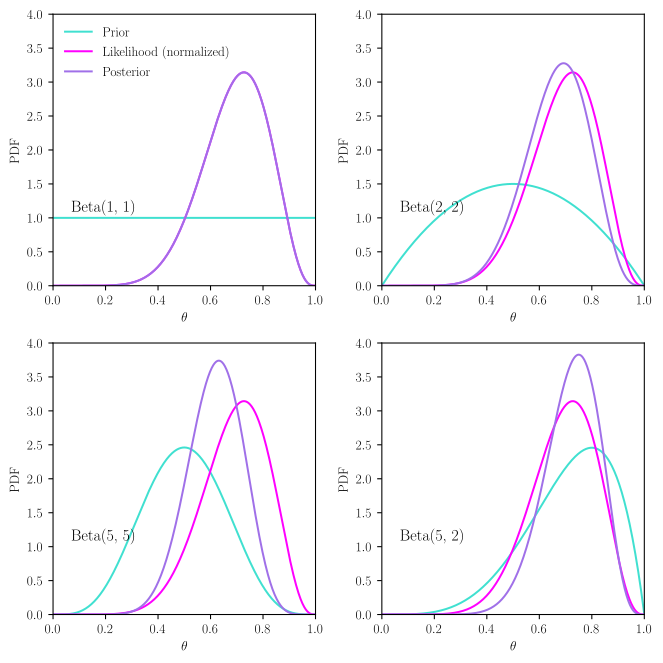

Here is the Python script that generated this plot:
import matplotlib as mpl
import matplotlib.pyplot as plt
import numpy as np
from scipy.special import binom, gamma
from scipy.stats import beta

# turq 06C2AC, mag C20076, mixed 646191

# Set matplotlib font
mpl.rc("text", usetex=True)
mpl.rc("font", family="serif")

def likelihood(theta, n, k):
    return binom(n, k) * theta**k * (1-theta)**(n-k)

fig = plt.figure(figsize=(7, 7))

for i in range(4):
    ax = fig.add_subplot(2, 2, int(i+1))

    n = 11
    k = 8
    if i == 0:
        a = 1
        b = 1
        ax.text(
            0.7,
            0.025,
            'cookieblues.github.io',
            fontsize=11,
            horizontalalignment='center',
            verticalalignment='center',
            transform=ax.transAxes,
            color='dimgrey',
            zorder=5
        )
    elif i == 1:
        a = 2
        b = 2
    elif i == 2:
        a = 5
        b = 5
    else:
        a = 5
        b = 2

    X = np.linspace(0, 1, num=1000)
    t = likelihood(X, n, k) * gamma(n+2) / (gamma(k+1)*gamma((n-k)+1)*binom(n, k))
    prior = beta.pdf(X, a, b)
    posterior = beta.pdf(X, a+k, b+(n-k))

    y_max = 4


    turq = mpl.colors.to_rgb("turquoise")
    mag = mpl.colors.to_rgb("magenta")
    mix = [(turq[i]+mag[i])/2 for i in range(3)]
    ax.plot(X, prior,
        color = turq,
        label = "Prior",
        zorder = 2
    )

    ax.plot(X, t,
        color = mag,
        label = "Likelihood (normalized)",
        zorder = 2
    )

    ax.plot(X, posterior,
        color = mix,
        label = "Posterior",
        zorder = 2
    )

    # X axis
    ax.set_xlabel(r"$\theta$", fontsize=10)
    ax.set_xlim(0, 1)

    # Y axis
    #ax.set_ylabel(r"Pr$(\mathcal{D} | \theta)$")
    ax.set_ylabel(r"PDF", fontsize=10)
    ax.set_ylim(0, y_max)
    #y_ticks = [i*4/100 for i in range(6)]
    #ax.set_yticks(y_ticks)
    #ax.set_yticklabels(y_ticks)

    if i == 0:
        ax.text(0.2, 1.15,
            s = r"Beta(1, 1)",
            fontsize = 12,
            horizontalalignment = "center",
            verticalalignment = "center"
        )
    elif i == 1:
        ax.text(0.2, 1.15,
            s = r"Beta(2, 2)",
            fontsize = 12,
            horizontalalignment = "center",
            verticalalignment = "center"
        )
    elif i == 2:
        ax.text(0.2, 1.15,
            s = r"Beta(5, 5)",
            fontsize = 12,
            horizontalalignment = "center",
            verticalalignment = "center"
        )
    else:
        ax.text(0.2, 1.15,
            s = r"Beta(5, 2)",
            fontsize = 12,
            horizontalalignment = "center",
            verticalalignment = "center"
        )

    if i == 0:
        ax.legend(
            loc="upper left",
            framealpha=0,
            fontsize=10
        )



plt.tight_layout()
plt.savefig("different_priors.png", bbox_inches="tight")
plt.show()
